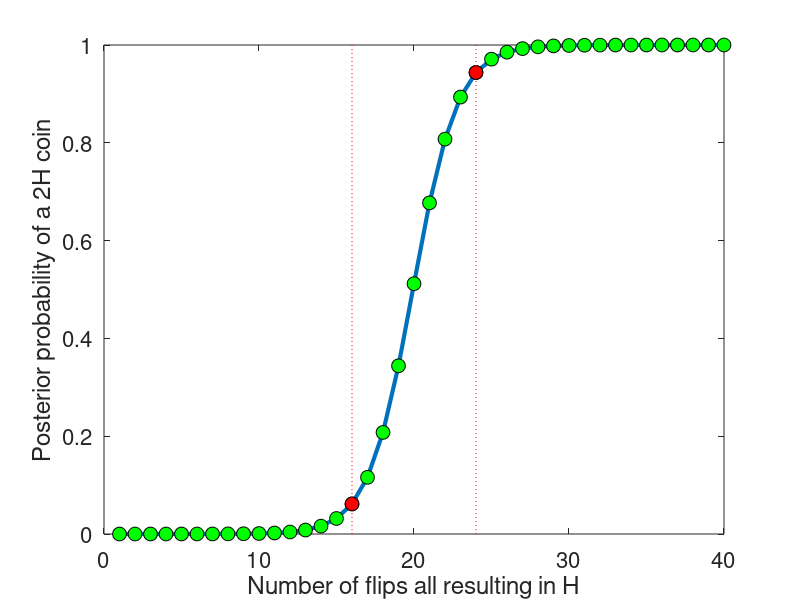

This chart was generated by the following MATLAB code:
% "Two-headed coin"
%
% Out of N coins one is with two heads. A coin is selected
% at random and flipped k times and k times heads appeared.
% What is the probability that the coin with two heads was
% selected?
% 
%
clear all
close all


  disp('Two Headed Coin')
  lw = 3; 
  set(0, 'DefaultAxesFontSize', 16);
  fs = 15;
  msize = 10;
  

N=1000000; %number of coins N-1 fair, 1 two-headed
%
pro = @(k, N) 2.^k./(2.^k + N - 1);
 p=[];  %keep posterior probs here
for k=1:40
     p = [p  pro(k, N)];
     %or simply: p = [p  2^k/(2^k + N - 1)];  
end
figure(1)
plot((1:40), p, 'linewidth', lw)
hold on
plot((1:40), p, 'o', 'markersize', msize,...
                'MarkerEdgeColor','k',...
                'MarkerFaceColor','g')

plot(16, p(16), 'ro', 'markersize', msize,...
                'MarkerEdgeColor','k',...
                'MarkerFaceColor','r')
   
plot(24, p(24), 'ro', 'markersize', msize,...
                'MarkerEdgeColor','k',...
                'MarkerFaceColor','r')   
plot([16,16],[0,1],'r:')
plot([24,24],[0,1],'r:')
ylabel('Posterior probability of a 2H coin')
xlabel('Number of flips all resulting in H')
%print -depsc 'C:\STAT\Probs\Probseps\twoheaded.eps'

% figure(2)
% op =  p./(1-p);
% semilogy((1:40),op, 'linewidth', lw)
% hold on
% semilogy((1:40), op, 'o', 'markersize', msize)
% ylabel(' Posterior Odds')
% xlabel('Number of flips all resulting in H')
%print -depsc 'C:\Springer\Probs\Probseps\twoheaded.eps'
k=[4  16 24 40 70];
format long
pro(k, N)
%   0.000015999760004   0.061505253229598   0.943748275531347   
%   0.999999090507035   0.999999999999999
pro(21,N)-pro(19, N)
%   0.333166719521469
format short
